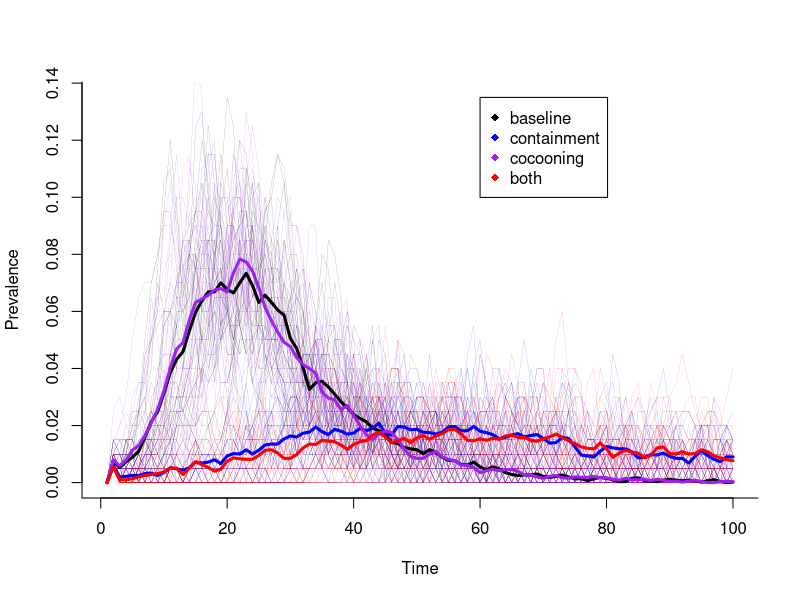
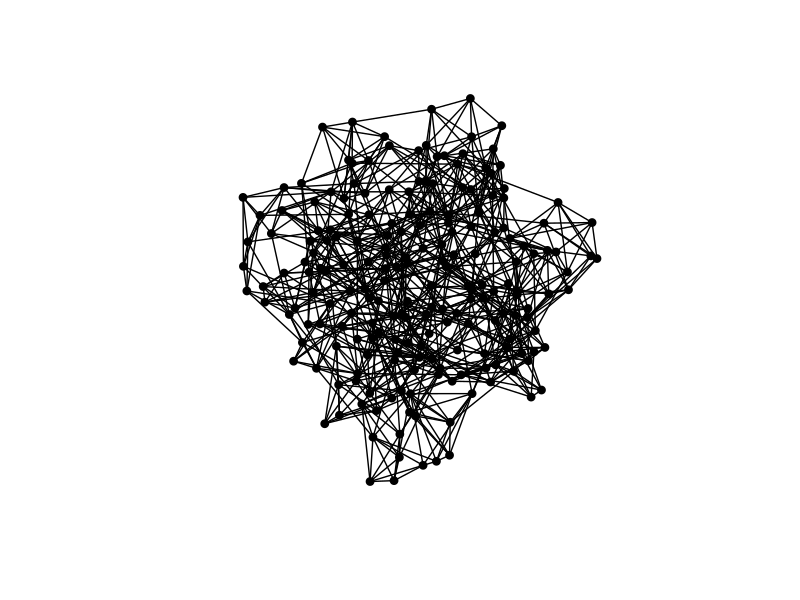
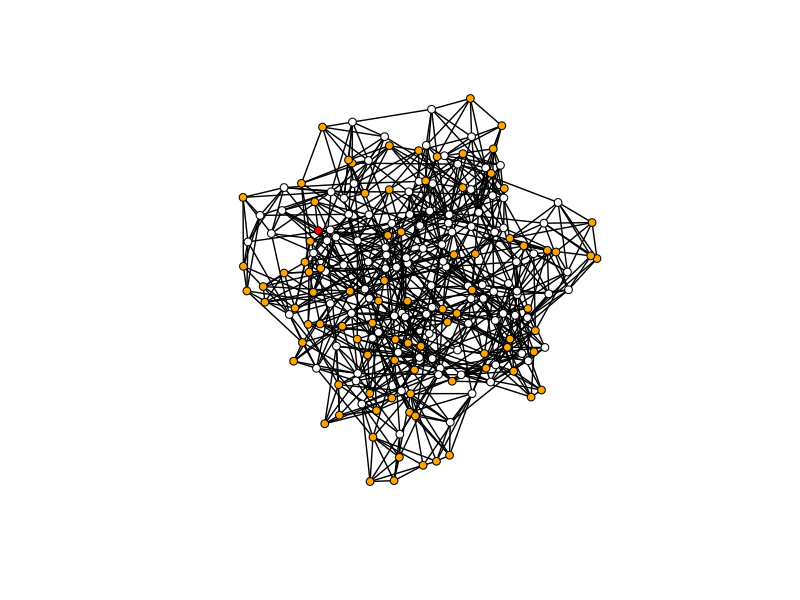

R code for these plots, in order:
#===================================================================================
#  Lots of R packages for graphs
#	these are described in a CRAN task view here:
#	http://cran.r-project.org/web/views/gR.html
#	-install the 'network' package
#===================================================================================

#install.packages("network")
library(network)


#===================================================================================
#	Model neighborhood connections
#	-NEIGH: is a matrix of connections
#   -numneigh        #define the number of neighbors to connect
#   note: this leaves the ends with fewer connections
#===================================================================================
getNEIGH<-function(L,numneigh)
    {
    NEIGH<-matrix(0,L,L)  #set up an empty matrix
   

    for( i in numneigh:(L-numneigh))
        {
            for (o in 1:numneigh)
            {
        NEIGH[i,i-o]<-1
        NEIGH[i,i+o]<-1
            }
        }
        
    for(i in 1:numneigh)
        {
            for (o in 1:numneigh)
                {
                    NEIGH[i,o]<-1
                    NEIGH[(L+1)-i,(L+1)-o]<-1
                    NEIGH[(L+1)-i,o]<-1
                    NEIGH[i, (L+1)-o]<-1
                }
        }
    diag(NEIGH)<-0
    return(NEIGH)
    }

#NEIGH_NET<-network(NEIGH, directed=FALSE)

#===================================================================================
#	Model long-distance connections
#	-Each node has a number of connections drawn from  negative binomial distribution
#	-LD is the matrix of connections
#   -LD_NET is the network
#===================================================================================

getLD<-function(L,connectivity)
    {
        LD<-matrix(rbinom(L^2,1,connectivity),L)
            for( i in 1:L)
                {
                LD[i,]<-LD[,i]
                }
            diag(LD)<-0
        return(LD)
    }


#LD_NET<-network(LD, directed=FALSE)

#===================================================================================
#	create a single connection network out of NEIGH and LD
#   -ALL_NET is the matrix
#   -NET is the network
#===================================================================================
getALL_NET<-function(NEIGH,LD)
    {
    ALL_NET<-matrix(0,L,L)  #set up an empty matrix
    ALL_NET<-NEIGH+LD>0     #the unity of connections from long and neighborhood connections
    ALL_NET<-ALL_NET*1      #so that it is displayed in 0 and 1s
    return(ALL_NET)
    }

#NET<-network(ALL_NET, directed=FALSE)




#===================================================================================
#	Risk matrix, incorporating potential interventions
#       -RISK is the probability of infection among connection
#   Interventions:
#       -contain: an option to decrease risk for some columns which are assumed to report infection
#           -identification: % of cases identified in time to attempt containment
#           -participation: % of contacts of the node for whom risk will be reduced
#           -reduction: degree by which risk will be reduce, multiplicative
#       -cocoon (or any intervention trying to protect mother)
#           -cocoonable: % of mothers that could realistically be protected in time
#           -protection: Average reduction in risk to those protected (includes participation in protection efforts)
#===================================================================================


getrisk<-function(b, reduction=.4, identification=.5, participation=.6, cocoonable=.3, protection=.6, contain=FALSE, cocoon=FALSE)
    {
    RISK<-b*NEIGH
    
    if(contain==TRUE)
	   {
        identified<-sample(L, round(L*identification))    #randomly selects individuals that would present in time for ring treatment
        participants<-sample(L, round(L*participation))    #randomly selects those who would participate in ring treatment

            for (j in identified)
                {
                RISK[participants,j]<- RISK[participants,j]*reduction
                }
        }
    RISK<-RISK+(b*LD)       #add back the long distance risk that is not affected by containment
    
    if(cocoon==TRUE)
	   {
           cocoons<-sample(L, round(L*cocoonable))    #randomly selects individuals that could be protected
           
           for (j in cocoons)
           {
               RISK[,j]<- RISK[,j]*protection
           }
       }
    
    return(RISK)
    }



#===================================================================================
#	Plotting functions
#	-COORDS lets it draw network once and saves the coordinates of each node
#	-COLS a vector to define colors in the plot 
#	-visualize: plots network, coloring the I nodes red
#===================================================================================




visualize_net<-function(NET)
	{
    COORDS<<-plot(NET,vertex.col="black")
    COLS<<-rep(1,L)
	COLS[I==1]<-"red"
	COLS[E==1]<-"orange"
	COLS[S==1]<-"black"
	COLS[R==1]<-"white"
	plot(NET,vertex.col=COLS, jitter=FALSE, coord=COORDS)
	}


visualize_nodes<-function()
	{
	COLS[I==1]<-"red"
	COLS[E==1]<-"orange"
	COLS[S==1]<-"black"
	COLS[R==1]<-"white"
    lines(COORDS,col=COLS,pch=19,type="p") # much faster than points()
	}

#===================================================================================
#	-Set up Simulation 
#	-S,E,I,R vectors
#===================================================================================

setup<-function()
	{
	S<<-rep(1,L)
	E<<-rep(0,L)
	I<<-rep(0,L)
	R<<-rep(0,L)
	recoverday<<-rep(0,L)
    cases<<-NA
	}

#===================================================================================
#	Key functions of stochastic simulation
#	-infect changes I from 0 to 1, also changes E and S to 0
#===================================================================================

infect<-function(node, day=i)
	{
        I[node]<<-1
        E[node]<<-0
        S[node]<<-0
        cases<<-which(I==1)
        recoverday[node]<<-day+duration
	}
		
expose<-function()
	{
        if(length(cases==1))
           {
               temp<-ALL_NET[,cases]==1
           }
           
        if(length(cases)>1)
           {
               temp<-rowSums(ALL_NET[,cases])>=1
           }
        if(length(temp>=1))
            {
                temp <- temp & !R # recovered are not exposed assuming immunity at least over time period
                E[temp]<<-1
                E[cases]<<-0
                S[temp]<<-0
            }
	}

recover<-function(node)
	{
        I[node]<<-0
        E[node]<<-0
        S[node]<<-0
        R[node]<<-1
        cases<<-which(I==1)
	}


#===================================================================================
#	Simulation function
#   Parameters:
#       -b : probaility infection given exposure / time step (ie rate)
#       -endtime: number of time steps in simulation
#       -index_cases: the # of cases at timepoint 1
#       -connectivity % of population that comes into relevant contact. Note this scales with L, the population size
#       -numneigh Number of neighboring nodes a cases will expose, also the number that might be treated in containment. Currently the number is doubled as the simulation is 2 dimensional (a 3 means 6 nodes will be exposed)
#       -coco : whether a cocoon strategy is attempted
#       -cont : whether a containment strategy is attempted
#       -identification, participation, reduction, coconnable, protection (see the Risk Matrix function above)
#===================================================================================

dosim<-function(cont= FALSE, coco=FALSE, index_cases=1, numneigh=3, connectivity=.01, b=.01, identification=1, participation=1, reduction=0,cocoonable=.1, protection=.6)
    {
        #reset the population vectors
            i<<-1
            setup()
            PREV<<-temp<<-rep(0,endtime)  #empty vector
        
        #create the exposure and risk matrices
            NEIGH<<-getNEIGH(L, numneigh)
            LD<<-getLD(L, connectivity)
            ALL_NET<<-getALL_NET(NEIGH,LD)

            RISK<<-getrisk(b, reduction=reduction, identification=identification, participation=participation, cocoonable=cocoonable, protection=protection, contain=cont, cocoon=coco)
            
        #seed the epidemic
        
            cases<<-(sample(L,index_cases))           # infect the index cases
            infect(cases)
            expose()                                # expose nodes connected to index cases
       
        #simulate the epidemic
           for(i in 2:endtime)
                {
                    
                    random<-matrix(runif(L*L),L,L)  # draw a random number matrix for stochastic infection
                    risk<-E*RISK                    # multiplying risk matrix by the exposed vector
                    toinfect<-which(rowSums(random<risk)>0)
                    infect(toinfect,day=i)
                    recover(which(recoverday==i))
                    expose()
                    PREV[i]<-sum(I)/L               # store the prevalence at time i
                }
            return(PREV)
    }

#===================================================================================
#   Global Parameters
#       -sims: number of simulations per arm
#       -duration : number of timepoints a case is infectious
#
#===================================================================================
sims<-30
endtime<-100
L<-200
I<-rep(0,L)     #allows use of the symbol I for infectious and sets it to zero
duration<-2

#no containment
baseline<-matrix(NA,endtime,sims)
for (x in 1:sims)
    {
        baseline[,x]<-dosim(cont= FALSE, coco=FALSE)
    }



#containment
contained<-matrix(NA,endtime,sims)
for (x in 1:sims)
    {
        contained[,x]<-dosim(cont= TRUE, coco=FALSE)
    }


#cocoon
cocooned<-matrix(NA,endtime,sims)
for (x in 1:sims)
    {
        cocooned[,x]<-dosim(cont= FALSE, coco=TRUE)
    }

#both
both<-matrix(NA,endtime,sims)
for (x in 1:sims)
    {
        both[,x]<-dosim(cont= TRUE, coco=TRUE)
    }

#===================================================================================
#	Visualize the results
#	-black lines: simulations with no interventions
#	-blue lines: Simulaitons with containment
#   -purple lines: simulations with cocooning
#   -red lines: simulations with both containment and cocooning
#
#   -Thicker lines are means across the simulations in each arm
#===================================================================================


#plots of each simulation
quartz()
matplot(1:endtime, baseline, type = "l", xlab = "Time", ylab = "Prevalence", main = "", lwd = .1, lty = 1, bty = "l", col = "black")
matplot(1:endtime, contained, type = "l", xlab = "Time", ylab = "Prevalence", main = "", lwd = .1, lty = 1, bty = "l", col = "blue", add=TRUE)
matplot(1:endtime, cocooned, type = "l", xlab = "Time", ylab = "Prevalence", main = "", lwd = .1, lty = 1, bty = "l", col = "purple", add=TRUE)
matplot(1:endtime, both, type = "l", xlab = "Time", ylab = "Prevalence", main = "", lwd = .1, lty = 1, bty = "l", col = "red", add=TRUE)

#show the means for each set of simulations
lines(rowMeans(baseline),col="black", lwd=3)
lines(rowMeans(contained),col="blue", lwd=3)
lines(rowMeans(cocooned),col="purple", lwd=3)
lines(rowMeans(both),col="red", lwd=3)
legend(60, max(baseline), c("baseline", "containment", "cocooning", "both"), pch = 18, col = c("black", "blue", "purple", "red"))








#===================================================================================
#	-par sets up a plot window. par(ask=TRUE) requires a <Enter> between plots (for a movie)
#   -Visualize_net shows the network of local and longdistnace contacts
#===================================================================================
par(ask=FALSE)
visualize_net(network(ALL_NET, directed=FALSE))



#####-------------old below

#===================================================================================
#	-Simulated population parameters
#===================================================================================

L<-num_obs<-100  #number of households and individuals
S<-rep(1,L)
E<-rep(0,L)
I<-rep(0,L)
R<-rep(0,L)





#define the length in days of the simulation
reps<-100

#set time to day 1
i<-1

#an empty vector to store the prevalence over the course of the simulation
PREV<-rep(0,reps)

#sets the whole populations to susceptible
setup()

#set how many index cases and draw them randomly
index<-index_case<-sample(L,5)

#infect the index cases
infect(index_case)

#expose those nodes connected to the index cases
expose()
